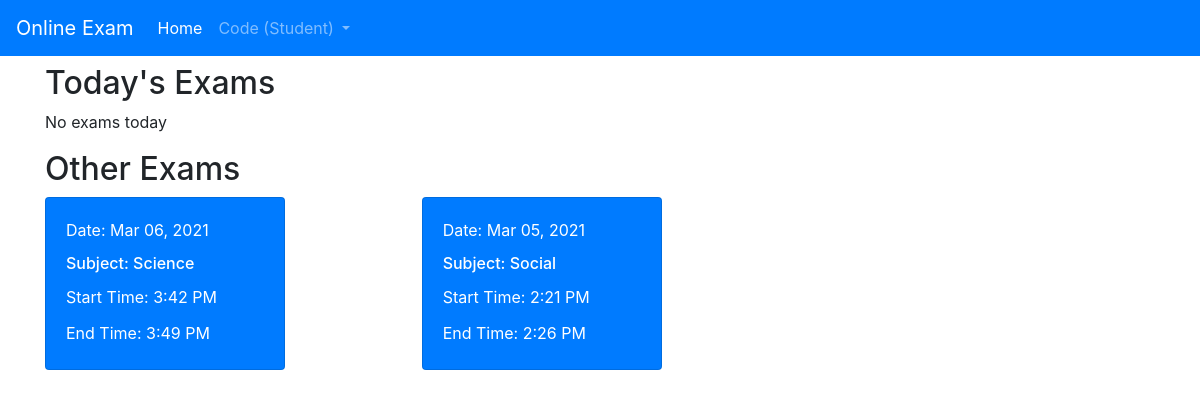
The page / (signed in) on the database as committed earlier.
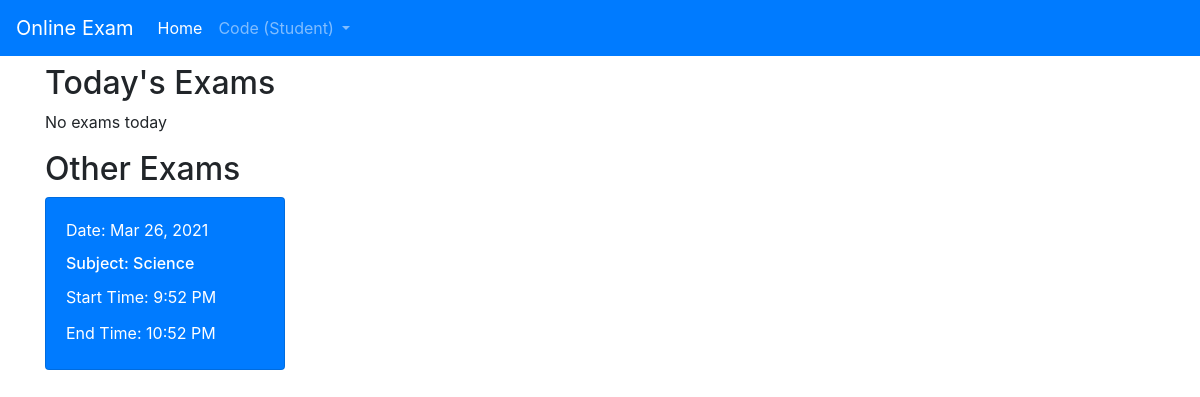
The same page on the database as committed later.
### user/models.py (models this page shows, shortened)
class User(AbstractBaseUser):
    email = models.EmailField(
        verbose_name='email address',
        max_length=255,
        unique=True,
    )
    first_name = models.CharField(
        max_length=255,
        verbose_name="First Name",
    )
    last_name = models.CharField(
        max_length=255,
        verbose_name="Last Name",
    )
    is_student = models.BooleanField(default=True)
    is_active = models.BooleanField(default=True)
    is_admin = models.BooleanField(default=False)
    objects = MyUserManager()
    USERNAME_FIELD = 'email'
    REQUIRED_FIELDS = []
    @property
    def is_superuser(self):
        return self.is_admin

### school/models.py (models this page shows, shortened)
class Exam(models.Model):
    subject = models.CharField(max_length=255, default='')
    start_date = models.DateTimeField(default=timezone.now)
    end_date = models.DateTimeField(default=timezone.now)
    assigned_class = models.ForeignKey(Class, on_delete=models.CASCADE, null=True)

### base/views.py (the view)
# urls.py: path('', home, name="home"),
@login_required()
def home(request):
    context = {
        'title':"Dashboard"
    }
    current_exam = None
    if request.user.is_student:
        student = Student.objects.get(user=request.user)
        exams = Exam.objects.filter(assigned_class=student.reading_class)
        context["current_exams"] = []
        context["exams"] = []
        if exams:
            today_date = datetime.now().replace(tzinfo=pytz.UTC)
            for exam in exams:
                if exam.start_date.day == today_date.day:
                    context["current_exams"].append(exam)
                else:
                    context["exams"].append(exam)
        return render(request, 'base/dashboard.html', context=context)
    else:
        context["results"] = Result.objects.all()
        context["exams"] = Exam.objects.all()
        return render(request, 'base/dashboard.html', context=context)

### base/templates/base/dashboard.html (shortened to what this page needs)
{% extends 'base/base.html' %}
{% block student %}
{% load index %}
<div class="container">
    <h1 class="h2">Today's Exams</h1>
    <div class="card-columns">
        {% if current_exams %}
            {% for cexam in current_exams %}
                <a href="{% url 'take-exam' cexam.pk %}">
                    <div class="card text-white bg-primary mb-3" style="max-width: 15rem;">
                        <div class="card-body">
                            <p class="card-title">Date: {{cexam.start_date | date:"M d, Y" }}</p>
                            <h6 class="card-title">Subject: {{cexam.subject }}</h6>
                            <p class="card-title mb-1">Start Time: {{cexam.start_date | date:"f A" }}</p>
                            <p class="card-title mb-1">End Time: {{cexam.end_date | date:"f A" }}</p>
                        </div>
                    </div>
                </a>
            {% endfor %}
        {% else %}
                No exams today <br>
        {% endif %}
    </div>
    <h1 class="h2 mt-3">Other Exams</h1>
    <div class="card-columns">
        {% for exam in exams %}
        <div class="card text-white bg-primary mb-3" style="max-width: 15rem;">
            <div class="card-body">
                <p class="card-title">Date: {{exam.start_date | date:"M d, Y" }}</p>
                <h6 class="card-title">Subject: {{exam.subject }}</h6>
                <p class="card-title">Start Time: {{exam.start_date | date:"f A" }}</p>
                <p class="card-title mb-1">End Time: {{exam.end_date | date:"f A" }}</p>
            </div>
        </div>
        {% endfor %}
    </div>
</div>
{% endblock student%}

### base/templates/base/base.html (shortened to what this page needs)
{%  load static %}
<!DOCTYPE html>
<html lang="en">
<head>
    <link rel="stylesheet" href="https://stackpath.bootstrapcdn.com/bootstrap/4.5.2/css/bootstrap.min.css">
    <link rel="stylesheet" href="https://maxcdn.bootstrapcdn.com/font-awesome/4.7.0/css/font-awesome.min.css">
</head>
<body>
    <nav class="mb-2 navbar navbar-expand-md navbar-dark bg-primary">
        <a class="navbar-brand" href="{% url 'home' %}">Online Exam</a>
        <div class="collapse navbar-collapse" id="navbarsExample04">
          <ul class="navbar-nav mr-auto">
            <li class="nav-item active">
              <a class="nav-link" href="{% url 'home' %}">Home <span class="sr-only">(current)</span></a>
            </li>
            <li class="nav-item dropdown">
              <a class="nav-link dropdown-toggle" href="http://example.com" id="dropdown04" data-toggle="dropdown" aria-haspopup="true" aria-expanded="false">
              {% if user.is_authenticated %}
                {{user.first_name}} ({% if user.is_student != True %}Teacher{% endif %}{% if user.is_student %}Student{% endif %})
              {% else %}
                Account
              {% endif %}
              </a>
            </li>
          </ul>
        </div>
      </nav>
    {% if user.is_authenticated %}
      {% if user.is_student %}
        {% block student %} {% endblock student %}
      {% else %}
        {% block teacher %} {% endblock teacher %}
      {% endif %}
    {% endif %}
</body>
</html>

Rows that differ between the two databases and show on the page:
removed Exam: start_date "Mar 05, 2021", subject "Social", start_date "2:21 PM", end_date "2:26 PM"
changed Exam "Science": start_date "Mar 06, 2021" → "Mar 26, 2021"; start_date "3:42 PM" → "9:52 PM"; end_date "3:49 PM" → "10:52 PM"
